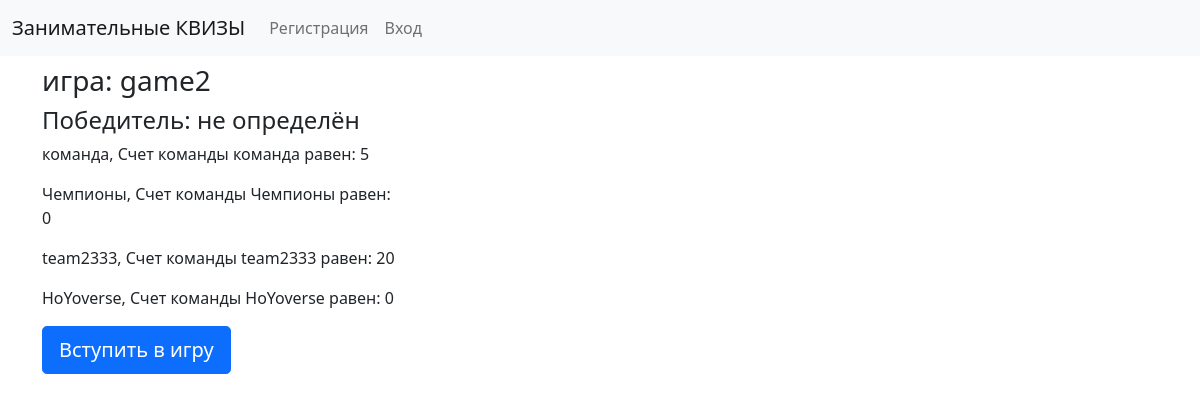
The app's page /taskMaster/games/game2/ with its own data.
### taskMaster/models.py (models this page shows, shortened)
class GameList(models.Model): # предполагается что игра будет не одна, и можно будет видеть список игр идущих и завершенных
    class Meta:
        verbose_name = 'Игра'
        verbose_name_plural = "Игры"
    gameNAME = models.CharField(unique=True, max_length=42) # Условное название для игры (может использовать ID)
    RLSlug = models.SlugField(unique=True, max_length=42, null=False)  # ()слаг для формирования адреса до конкретной игры /RSLug/TeamSLUG/
    status = models.BooleanField(default=False) # Cтатус активности игры (идет/не идет)
    winner = models.CharField(max_length=42, default='Не определён') #(после завершения заполняется команда победитель)

class GameScore(models.Model):
    class Meta:
        verbose_name = 'Счет игры'
        verbose_name_plural = "Счеты игр"
    game = models.ForeignKey(GameList, on_delete=models.CASCADE, to_field='gameNAME')
    team = models.ForeignKey(TeamList, on_delete=models.CASCADE, to_field='team')
    current_round = models.SmallIntegerField(default=1)
    score = models.IntegerField(default=0, blank=True, null=True)
    def __str__(self):
        return f"Счет команды {self.team.team} равен: {self.score}"

class TeamList(models.Model):
    class Meta:
        verbose_name = 'Команда'
        verbose_name_plural = "Команды"
    teamSlug = models.SlugField(unique=True, null=True) # слаг для наименования комнаты чата с названием группы
    team = models.CharField(max_length=42, unique=True) # название группы
    member = models.ManyToManyField(Profile) #участник(и) группы
    points = models.PositiveSmallIntegerField(default=0, blank=True, null=True)
    reserved = models.BooleanField(default=False, blank=True, null=True) # учавствует ли уже в игре
    is_ready = models.BooleanField(default=False, blank=True, null=True)
    def __str__(self):
        return self.team

### taskMaster/views.py (the view)
# urls.py: path('games/<slug:slug>/', GameDetailView.as_view(), name='detail'),
class GameDetailView(DetailView):
    model = GameList
    template_name = 'base/game_detail.html'  # Шаблон для детали игры
    context_object_name = 'game'
    slug_field = 'RLSlug'
    slug_url_kwarg = 'slug'
    def get(self, request, slug):
        game = GameList.objects.get(RLSlug=slug)  # определяем игру по слагу в url
        gameScores = GameScore.objects.filter(game=game)
        context = {'game': game, 'myteam': 'myteam', "teams": RoundList.objects.filter(gameName=game),
                   'gameScore': gameScores}  # Формируем контекст
        return render(request, self.template_name, context)

### templates/base/game_detail.html
{% extends 'base/home.html' %}
{% block content %}
    <div class="container mt-2">
        <div class="row">
            <div class="col-sm-4">
                <h3>игра: {{ game.gameNAME }} </h3>
                <h4>Победитель: {{ game.winner }}</h4>
                {% if gameScore %}
                {% for score in gameScore %}
                    <p> {{ score.team }}, {{ score }}</p>
                {% endfor %}
                {% else %}
                {% for team in teams %}
                    <p> {{ team.team }}, Счет: {{ team.mark }}</p>
                {% endfor %}
                {% endif %}
                <a href="{% url 'taskMaster:lobby' game_slug=game.RLSlug %}" class="btn btn-primary btn-lg">Вступить в игру</a>
            </div>
        </div>
    </div>
{% endblock %}

### records on screen
GameList: gameNAME "game2", winner "не определён"
GameScore: team "команда", team+score "Счет команды команда равен: 5"
GameScore: team "Чемпионы", team+score "Счет команды Чемпионы равен: 0"
GameScore: team "team2333", team+score "Счет команды team2333 равен: 20"
GameScore: team "HoYoverse", team+score "Счет команды HoYoverse равен: 0"
